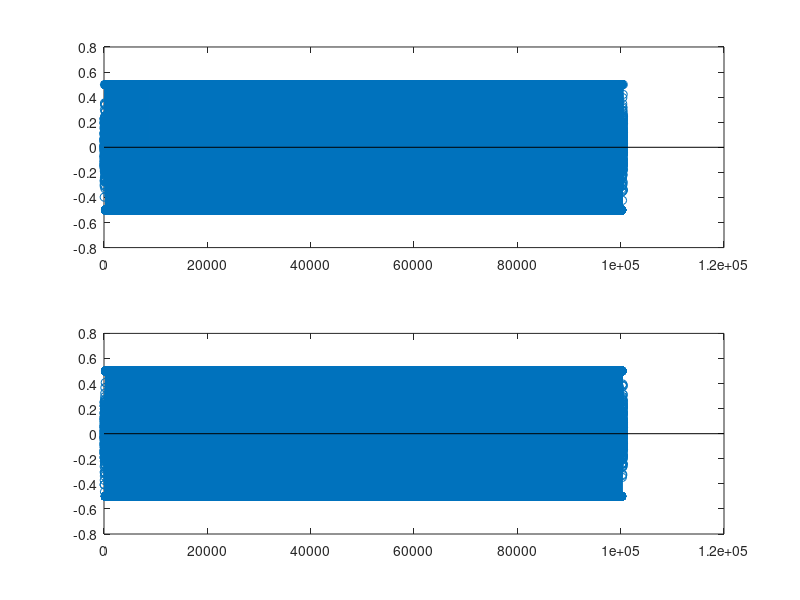

Recreate this plot in MATLAB.
N = 10000;
% make 100 random bits of values +- 1
bits = (sign(randn(N,1)) + 1)./2;

% fileID = fopen('Pride and Prejudice.txt');
% chars = fread(fileID, '*char');
% fclose(fileID);
% bits = reshape(dec2bin(chars, 16).'-'0',1,[]);
% str = char(bin2dec(reshape(char(bits+'0'), 16,[]).')); %read bits as string
% bits = [-1,-1, -1,1, 1,1, 1,-1];

Symbol_period = 20;

% create a generic pulse of unit height
% with width equal to symbol period
pulse = ones(Symbol_period, 1);

x = zeros(length(bits)/2,1);

for n = 1:length(x)
    m = 1+2*(n-1);
    if isequal(bits(m:m+1), [0;0])
        x(n) = -1/2 - 1/2i;
    elseif isequal(bits(m:m+1), [0;1])
        x(n) = -1/2 + 1/2i;
    elseif isequal(bits(m:m+1), [1;1])
        x(n) = 1/2 + 1/2i;
    elseif isequal(bits(m:m+1), [1; 0])
        x(n) = 1/2 - 1/2i;
    end
end

x = upsample(x, Symbol_period);

% now convolve the single generic pulse with the spread-out bits
x_tx = conv(pulse, x);


% Add known noise
load('random_start_noise.mat');
load('random_end_noise.mat');
new_bits = zeros(length(x_tx) + length(random_start_noise)+length(random_end_noise), 1);
new_bits(1:256) = random_start_noise;
new_bits(257:end-256) = x_tx;
new_bits(end-255:end) = random_end_noise;
x_tx = new_bits;

% to visualize, make a stem plot
subplot(211)
stem(real(x_tx));
subplot(212)
stem(imag(x_tx));


% zero pad the beginning with 100000 samples to ensure that any glitch that
% happens when we start transmitting doesn't effect the data

x_tx = [zeros(100000, 1); x_tx;zeros(100000, 1)];


% here we write the data into a format that the USRP can understand
% specifically, we use float32 numbers with real followed by imaginary
% values

% first create a vector to store the interleaved real and imaginary values

tmp = zeros(length(x_tx)*2, 1);

% then assign the real part of x_tx to every other sample and the imaginary
% part to the remaining samples. In this example, the imaginary parts are
% all zero since our original signal is purely real, but we still have to
% write the zero values 

tmp(1:2:end) = real(x_tx);
tmp(2:2:end) = imag(x_tx);

% open a file to write in binary format 
f1 = fopen('tx2.dat', 'wb');
% write the values as a float32
fwrite(f1, tmp/2, 'float32');
% close the file
fclose(f1)